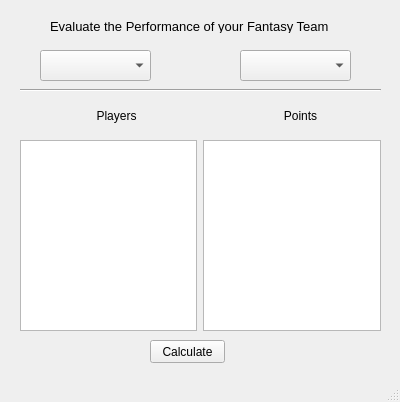
<?xml version="1.0" encoding="UTF-8"?>
<ui version="4.0">
 <class>MainWindow</class>
 <widget class="QMainWindow" name="MainWindow">
  <property name="geometry">
   <rect>
    <x>0</x>
    <y>0</y>
    <width>400</width>
    <height>402</height>
   </rect>
  </property>
  <property name="windowTitle">
   <string>MainWindow</string>
  </property>
  <widget class="QWidget" name="centralwidget">
   <widget class="QLabel" name="label">
    <property name="geometry">
     <rect>
      <x>50</x>
      <y>20</y>
      <width>300</width>
      <height>13</height>
     </rect>
    </property>
    <property name="font">
     <font>
      <pointsize>10</pointsize>
     </font>
    </property>
    <property name="text">
     <string>Evaluate the Performance of your Fantasy Team</string>
    </property>
   </widget>
   <widget class="QComboBox" name="team_box">
    <property name="geometry">
     <rect>
      <x>40</x>
      <y>50</y>
      <width>111</width>
      <height>31</height>
     </rect>
    </property>
   </widget>
   <widget class="QComboBox" name="match_box">
    <property name="geometry">
     <rect>
      <x>240</x>
      <y>50</y>
      <width>111</width>
      <height>31</height>
     </rect>
    </property>
   </widget>
   <widget class="Line" name="line">
    <property name="geometry">
     <rect>
      <x>20</x>
      <y>80</y>
      <width>361</width>
      <height>20</height>
     </rect>
    </property>
    <property name="orientation">
     <enum>Qt::Horizontal</enum>
    </property>
   </widget>
   <widget class="QWidget" name="horizontalLayoutWidget">
    <property name="geometry">
     <rect>
      <x>20</x>
      <y>100</y>
      <width>361</width>
      <height>31</height>
     </rect>
    </property>
    <layout class="QHBoxLayout" name="horizontalLayout">
     <item>
      <widget class="QLabel" name="label_3">
       <property name="text">
        <string>                       Players</string>
       </property>
      </widget>
     </item>
     <item>
      <widget class="QLabel" name="label_2">
       <property name="text">
        <string>                        Points</string>
       </property>
      </widget>
     </item>
    </layout>
   </widget>
   <widget class="QWidget" name="horizontalLayoutWidget_2">
    <property name="geometry">
     <rect>
      <x>20</x>
      <y>140</y>
      <width>361</width>
      <height>191</height>
     </rect>
    </property>
    <layout class="QHBoxLayout" name="horizontalLayout_2">
     <item>
      <widget class="QListWidget" name="Player_List"/>
     </item>
     <item>
      <widget class="QListWidget" name="Point_List"/>
     </item>
    </layout>
   </widget>
   <widget class="QPushButton" name="Calculate">
    <property name="geometry">
     <rect>
      <x>150</x>
      <y>340</y>
      <width>75</width>
      <height>23</height>
     </rect>
    </property>
    <property name="text">
     <string>Calculate</string>
    </property>
   </widget>
  </widget>
  <widget class="QMenuBar" name="menubar">
   <property name="geometry">
    <rect>
     <x>0</x>
     <y>0</y>
     <width>400</width>
     <height>21</height>
    </rect>
   </property>
  </widget>
  <widget class="QStatusBar" name="statusbar"/>
 </widget>
 <resources/>
 <connections/>
</ui>
